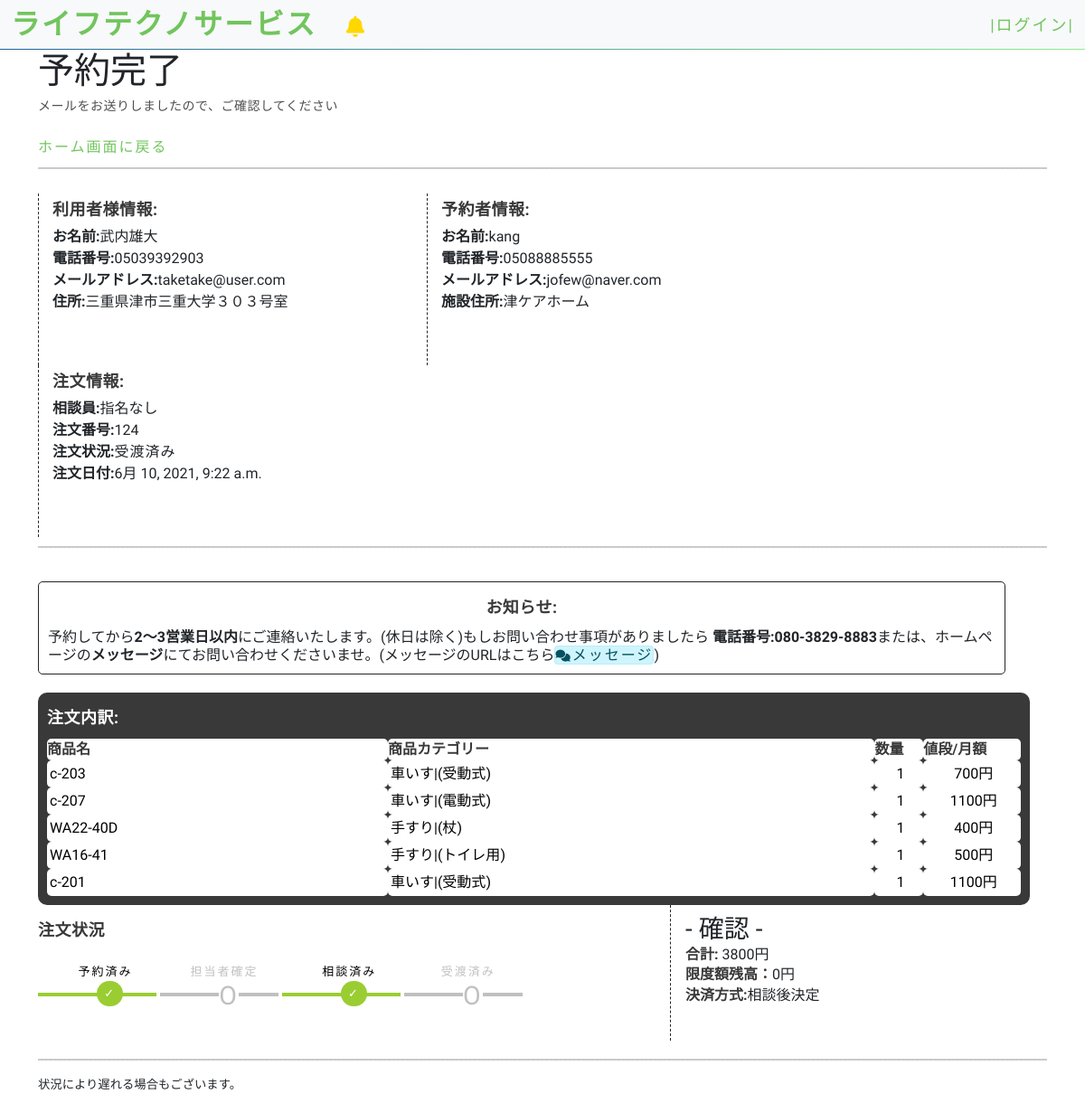
/order/confirmation/124, run on the app's committed database.
### customer/models.py (models this page shows, shortened)
class OrderModel(models.Model):
    user = models.ForeignKey(User, on_delete=models.CASCADE)
    created_on = models.DateTimeField(auto_now_add=True)
    items = models.ManyToManyField(
        'OrderItem')
    license = models.CharField(max_length=100, blank=True)
    name = models.CharField(max_length=50, blank=True)
    email = models.CharField(max_length=50, blank=True)
    facility = models.CharField(max_length=50, blank=True)
    phone = models.CharField(max_length=50, blank=True)
    price = models.IntegerField(blank=True, null=True)
    status = models.IntegerField(default=2)
    description = models.CharField(max_length=100, blank=True)
    permitter = models.ForeignKey(User, related_name='permitter', on_delete=models.CASCADE, blank=True, null=True)
    permit_day = models.DateTimeField(blank=True, null=True)
    handler = models.ForeignKey(User, related_name="handler", on_delete=models.CASCADE, blank=True, null=True)
    location_selecter = models.IntegerField(blank=True)
    limit = models.IntegerField(default=0)
    start_date = models.DateTimeField()
    end_date = models.DateTimeField()

class OrderItem(models.Model):
    user = models.ForeignKey(User, on_delete=models.CASCADE)
    items = models.ForeignKey(
        'MenuItem', on_delete=models.CASCADE, blank=True, null=True)
    quantity = models.IntegerField(default=1)
    ordered = models.BooleanField(default=False)
    @property
    def get_total_item_price(self):
        return int(self.quantity) * int(self.items.price)

class MenuItem(models.Model):
    name = models.CharField(max_length=100)
    description = models.TextField()
    image = models.ImageField(upload_to='menu_images/', blank=True)
    price = models.IntegerField()
    category = models.ForeignKey('Category', on_delete=models.CASCADE)
    quantity = models.IntegerField(default=0)
    video_url = models.CharField(max_length=100, blank=True)

class Category(MPTTModel):
    parent = TreeForeignKey('self', on_delete=models.CASCADE, blank=True, null=True, related_name='children')
    name = models.CharField(max_length=100)
    def __str__(self):
        return self.name
    class MPTTMeta:
        order_insertion_by = ['name']

### home/models.py (models this page shows, shortened)
class Client(models.Model):
    user = models.OneToOneField(User,on_delete=models.CASCADE)
    phone = models.CharField(max_length=40)
    facility = models.CharField(max_length=100)

### customer/views.py (the view)
# urls.py: path('confirmation/<int:order_pk>', confirmation, name='confirmation'),
def confirmation(request, order_pk):
    order = OrderModel.objects.get(pk=order_pk)
    order.chars_diff = order.limit - order.price
    return render(request, 'customer/order_confirmation.html', {'order':order})

### customer/templates/customer/order_confirmation.html (shortened to what this page needs)
{% extends 'base.html' %}
{% block content %}
<div class="container">
    <h1>予約完了</h1>
    <p>メールをお送りしましたので、ご確認してください</p>
    <a href="{% url 'home' %}">ホーム画面に戻る</a>
    <div class="spacing">
        <hr>
    </div>
    <div class="orderinfo">
        <p> 利用者様情報:</p>
        <strong>お名前:</strong>{{ order.name }}<br />
        <strong>電話番号:</strong>{{ order.phone }}<br />
        <strong>メールアドレス:</strong>{{ order.email }}<br />
        <strong>住所:</strong>{{ order.facility }}<br />
    </div>
    <div class="orderinfo">
        <p>予約者情報: </p>
        <strong>お名前:</strong>{{ order.user.username }}<br />
        <strong>電話番号:</strong>{{ order.user.client.phone }}<br />
        <strong>メールアドレス:</strong>{{ order.user.email }}<br />
        <strong>施設住所:</strong>{{ order.user.client.facility }}<br />
    </div>
    <div class="orderinfo">
        <p>注文情報: </p>
        <strong>相談員:</strong>{% if not order.handler.first  %}指名なし{% else %}{{ order.handler.first }}{% endif %}<br />
        <strong>注文番号:</strong>{{ order.pk }}<br />
        <strong>注文状況:</strong><span>{% if order.status == 2%}予約済み{% else %}受渡済み{% endif %}<br /></span>
        <strong> 注文日付:</strong>{{ order.created_on }}<br />
    </div>
    <div class="spacing">
        <hr>
    </div>
    <div class="payinfo">
        <p>お知らせ:</p>
        予約してから<strong>2～3営業日以内</strong>にご連絡いたします。(休日は除く)もしお問い合わせ事項がありましたら
        <strong>電話番号:080-3829-8883</strong>または、ホームページの<strong>メッセージ</strong>にてお問い合わせくださいませ。(メッセージのURLはこちら<a href="{% url 'inbox'%}" class="alert alert-info p-0"><i class="fa fa-comments" aria-hidden="true"></i>メッセージ</a>)
    </div>
    <div class="productinfo">
        <p>注文内訳:</p>
        <table>
            <tbody>
                <tr>
                    <th class="name">商品名</th>
                    <th class="detail">商品カテゴリー</th>
                    <th class="qty">数量</th>
                    <th class="cost">値段/月額</th>
                </tr>
                {% for item in order.items.all %}
                <tr>
                    <td class="name">{{ item.items.name }}</td>
                    <td class="detail">{{ item.items.category.parent }}|({{ item.items.category }})</td>
                    <td class="qty">{{ item.quantity }}</td>
                    <td class="cost">{{ item.get_total_item_price }}円</td>
                </tr>
                {% endfor %}
            </tbody>
        </table>
    </div>
    <div class="ordernotes">
        <p>注文状況</p>
        <ol class="progtrckr" data-progtrckr-steps="5">
            <li class="progtrckr-{% if order.status == 2 or 1 or 0%}done{% else %}todo{% endif %}">予約済み</li>
            <li class="progtrckr-{% if order.status == 1 or 0%}done{% else %}todo{% endif %}">担当者確定</li>
            <li class="progtrckr-{% if order.status == 0%}done{% else %}todo{% endif %}">相談済み</li>
            <li class="progtrckr-todo">受渡済み</li>
        </ol>
    </div>
    <div class="payment">
    <h3>- 確認 -</h3>
        <strong>合計: </strong>{{ order.price }}円<br />
        <strong> 限度額残高：</strong>{{ order.chars_diff}}円<br />
        <strong> 決済方式:</strong>相談後決定<br />
    </div>
    <div class="spacing">
        <hr>
    </div>
    <div class="footer">
        状況により遅れる場合もございます。
    </div>
</div>
{% endblock content %}

### static/style.css (style rules this page uses)
body { background-color: #fff; font-family: "Kosugi Maru", sans-serif; }
h1, h2, h3, h4, h5, h6 { margin: 0; }
a { letter-spacing: 2px; text-decoration: none; color: #71c55d; }
li { color: #626262; font-size: 13px; font-weight: 400; letter-spacing: 2px; line-height: 30px; text-transform: capitalize; }
p { color: #505050; font-size: 14px; font-weight: 300; letter-spacing: 0.5px; line-height: 2; margin-bottom: 20px; }
span { letter-spacing: 1px; }
.fa { font-size: 13px; }

### customer/templates/customer/order_confirmation.html (style rules this page uses)
.orderinfo { float: left; width: 430px; line-height: 150%; padding-left: 15px; border-left: 1px dashed; height: 190px; }
.orderinfo p { font-size: 18px; font-weight: bold; margin-bottom: 0px; color: #393939; }
.spacing hr { width: 100%; margin-top: 10px; margin-bottom: 20px; display: inline-block; border: 1px dashed #393939; }
.payinfo { width: 1070px; margin-top: 10px; display: inline-block; line-height: 20px; border: 1px solid; padding-bottom: 10px; padding-left: 10px; padding-right: 10px; border-radius: 5px; }
.payinfo p { font-size: 18px; font-weight: bold; margin-top: 10px; margin-bottom: 5px; color: #393939; text-align: center; }
.productinfo { display: inline-block; margin-top: 20px; float: left; width: 98.3%; background: #393939; padding: 10px; margin-right: 30px; border-radius: 10px; }
.productinfo p { margin-top: 0px; color: #ffffff; font-weight: bold; font-size: 18px; margin-bottom: 5px; }
.productinfo table { width: 100%; }
.productinfo th.name { width: 35%; background: #ffffff; border-radius: 5px; line-height: 150%; color: #393939; }
.productinfo th.detail { width: 50%; background: #ffffff; border-radius: 5px; line-height: 150%; color: #393939; }
.productinfo td.name { background: #ffffff; border-radius: 5px; line-height: 150%; color: #000000; padding: 3px; }
.productinfo td.detail { background: #ffffff; border-radius: 5px; line-height: 150%; color: #000000; padding: 3px; }
.productinfo th.qty { width: 5%; background: #ffffff; border-radius: 5px; line-height: 150%; color: #393939; }
.productinfo th.cost { width: 10%; background: #ffffff; border-radius: 5px; line-height: 150%; color: #393939; }
.productinfo td.qty { background: #ffffff; border-radius: 5px; line-height: 150%; color: #000000; padding-left: 3px; text-align: center; }
.productinfo td.cost { background: #ffffff; border-radius: 5px; line-height: 150%; color: #000000; padding-left: 3px; text-align: center; }
.ordernotes { display: inline-block; float: left; width: 700px; height: 150px; padding-right: 10px; border-right: 1px dashed; }
.ordernotes p { font-size: 18px; margin-top: 10px; margin-bottom: 5px; font-weight: bold; color: #393939; text-transform: uppercase; }
.payment { float: right; margin-top: 10px; margin-bottom: 0px; display: inline-block; width:400px; line-height: 140%; font-size: 12pt; height: 150px; }
.payment strong { color: #393939; }
.footer { width: 100%; font-size: 10pt; margin-top: -10px; }
ol.progtrckr { margin: 0; padding: 0; list-style-type none; }
ol.progtrckr li { display: inline-block; text-align: center; line-height: 3.5em; }
ol.progtrckr[data-progtrckr-steps="5"] li { width: 19%; }
ol.progtrckr li.progtrckr-done { color: black; border-bottom: 4px solid yellowgreen; }
ol.progtrckr li.progtrckr-todo { color: silver; border-bottom: 4px solid silver; }
ol.progtrckr li:after { content: "\00a0\00a0"; }
ol.progtrckr li:before { position: relative; bottom: -2.5em; float: left; left: 50%; line-height: 1em; }
ol.progtrckr li.progtrckr-done:before { content: "\2713"; color: white; background-color: yellowgreen; height: 2.2em; width: 2.2em; line-height: 2.2em; border: none; border-radius: 2.2em; }
ol.progtrckr li.progtrckr-todo:before { content: "\039F"; color: silver; background-color: white; font-size: 2.2em; bottom: -1.2em; }

### data on the page
OrderModel: name "武内雄大", phone "05039392903", email "taketake@user.com", facility "三重県津市三重大学３０３号室", user.username "kang", user.client.phone "05088885555", user.email "jofew@naver.com", user.client.facility "津ケアホーム", pk "124", created_on "6月 10, 2021, 9:22 a.m.", price "3800", chars_diff "0"
OrderItem: items.name "c-203", items.category.parent "車いす", items.category "受動式", quantity "1", get_total_item_price "700"
OrderItem: items.name "c-207", items.category.parent "車いす", items.category "電動式", quantity "1", get_total_item_price "1100"
OrderItem: items.name "WA22-40D", items.category.parent "手すり", items.category "杖", quantity "1", get_total_item_price "400"
OrderItem: items.name "WA16-41", items.category.parent "手すり", items.category "トイレ用", quantity "1", get_total_item_price "500"
OrderItem: items.name "c-201", items.category.parent "車いす", items.category "受動式", quantity "1", get_total_item_price "1100"
